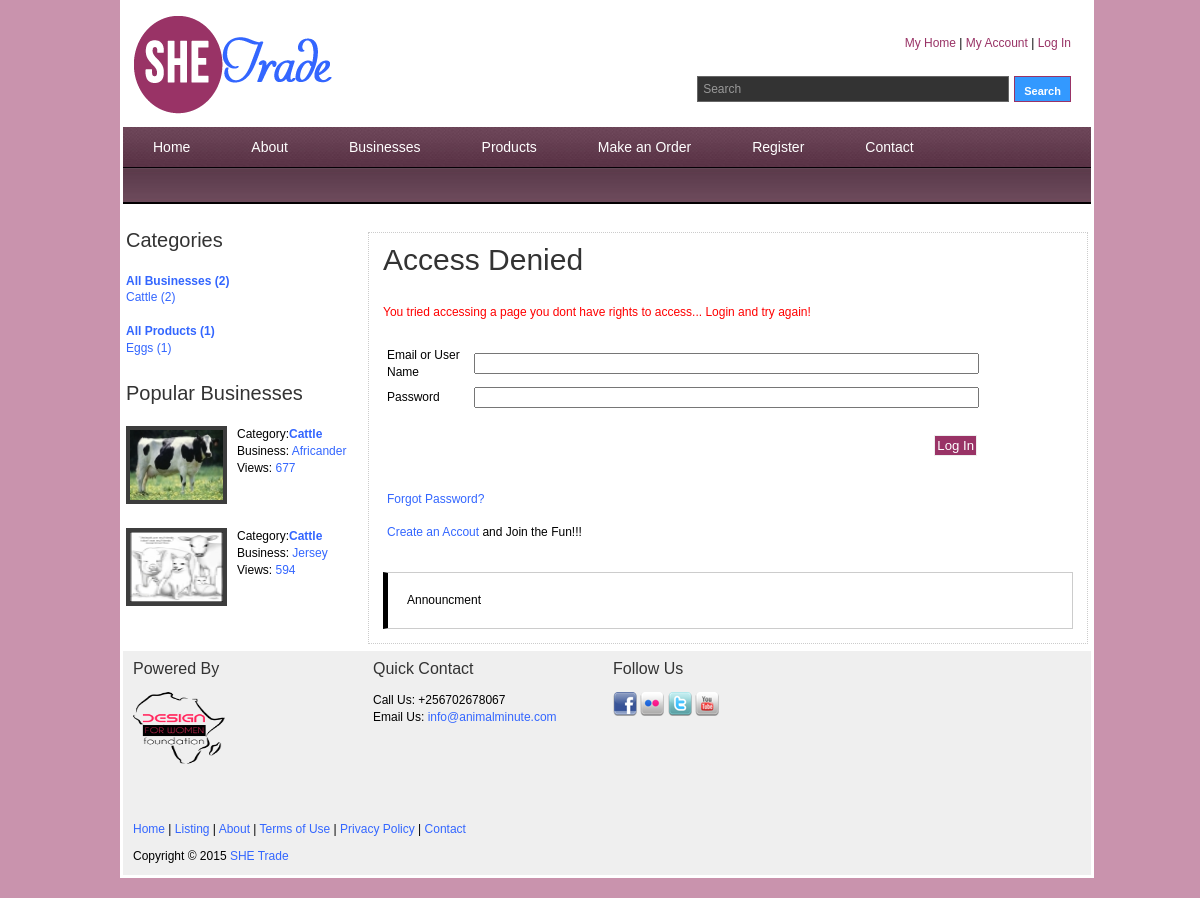
Screenshot of /login.php?member with the database file from the repository.
### tables this page shows
CREATE TABLE IF NOT EXISTS `animal` (
  `Animals_ID` int(10) NOT NULL AUTO_INCREMENT,
  `Animal` varchar(250) NOT NULL,
  `Breed` varchar(250) NOT NULL,
  `Date_of_Birth` date NOT NULL,
  `Parentage` varchar(250) NOT NULL,
  `Color` varchar(300) NOT NULL,
  `Vaccinated` varchar(10) NOT NULL,
  `Registered` varchar(10) NOT NULL,
  `Trained` varchar(10) NOT NULL,
  `Weight` varchar(10) NOT NULL,
  `Purpose` text NOT NULL,
  `Location` varchar(250) NOT NULL,
  `Country` varchar(250) NOT NULL DEFAULT 'Uganda',
  `Price` varchar(25) NOT NULL,
  `Sale_Type` varchar(12) NOT NULL,
  `Description` text NOT NULL,
  `Image_1` varchar(50) NOT NULL,
  `Image_1_Thumb` varchar(50) NOT NULL,
  `Image_2` varchar(50) NOT NULL,
  `Image_2_Thumb` varchar(50) NOT NULL,
  `Image_3` varchar(50) NOT NULL,
  `Image_3_Thumb` varchar(50) NOT NULL,
  `Views` int(10) NOT NULL,
  `Verified` varchar(3) NOT NULL DEFAULT 'No',
  `Added_By` int(10) NOT NULL,
  `Member_Type` varchar(12) NOT NULL DEFAULT 'User',
  PRIMARY KEY (`Animals_ID`)
);

CREATE TABLE IF NOT EXISTS `contacts` (
  `Contacts_ID` int(1) NOT NULL AUTO_INCREMENT,
  `Physical` text NOT NULL,
  `Postal` text NOT NULL,
  `Email` varchar(250) NOT NULL,
  `Forward_Emails_To` varchar(250) NOT NULL,
  `Phone` varchar(25) NOT NULL,
  PRIMARY KEY (`Contacts_ID`)
);

### login.php (the view, shortened to what this page needs)
<?php session_start(); require "_con.php"; error_reporting(0); ?>
<!DOCTYPE html PUBLIC "-//W3C//DTD XHTML 1.0 Transitional//EN" "http://www.w3.org/TR/xhtml1/DTD/xhtml1-transitional.dtd">
<html xmlns="http://www.w3.org/1999/xhtml">
<head>
<link href="css/templatemo_style.css" rel="stylesheet" type="text/css" />
<link rel="stylesheet" type="text/css" href="css/ddsmoothmenu.css" />
</head>
<body>
<div id="templatemo_wrapper">
<table width="974" border="0" bgcolor="#FFFFFF">
  <tr>
    <td width="188"><div id="templatemo_header">
      <div class="cleaner">
        <table width="954" border="0" align="left">
          <tr>
            <td width="6">&nbsp;</td>
            <td width="915"><div id="site_title">
              <h1><a href="http://www.mediaminute.net/shetrade">She Trade | All about Women owned Businesses and More</a></h1>
            </div></td>
            <td width="915"><table width="439" border="0" align="right">
              <tr>
                <td width="387"><div id="header_right"><a href="home.php">My Home</a>&nbsp;|&nbsp;<a href="account.php">My Account</a>&nbsp;|&nbsp;<?php if(isset($_SESSION['Member_ID'])){echo "<a href=\"login.php?logout\">Log Out</a>";}else{echo "<a href=\"login.php\">Log In</a>";}?></div></td>
              </tr>
              <tr>
                <td>&nbsp;</td>
              </tr>
              <tr>
                <td><div id="templatemo_search">
                  <form action="#" method="get">
                    <input type="text" value="Search" name="keyword" id="keyword" title="keyword" onfocus="clearText(this)" onblur="clearText(this)" class="txt_field" />
                    <input type="submit" name="Search" value=" Search " alt="Search" id="searchbutton" title="Search" class="sub_btn"  />
                  </form>
                </div></td>
              </tr>
            </table></td>
          </tr>
        </table>
        <p>&nbsp;</p>
      </div>
    </div></td>
  </tr>
  <tr>
    <td></td>
  </tr>
  <tr>
    <td><div  id="templatemo_menu">
      <div id="top_nav" class="ddsmoothmenu">
          <ul >
          <li><a href="index.php">Home</a></li>
           <li><a href="about.php" >About</a></li>
	  <?php
      $Total_Animals = "SELECT Animals_ID FROM animal WHERE Verified='Yes'";
      $Total_Animals_Results = mysql_query($Total_Animals);
      $All_Animals=mysql_num_rows($Total_Animals_Results);
      if($All_Animals!=0){
          echo "<li class=\"level0 nav-2 parent\" id=\"nav\"> <a href=\"listing.php?business\"><span>Businesses</span></a>";
        echo "</li>";
      }
      $Total_Products = "SELECT Product_ID FROM product WHERE Verified='Yes'";
      $Total_Products_Results = mysql_query($Total_Products);
      $All_Products=mysql_num_rows($Total_Products_Results);
      if($All_Products){
        echo "<li class=\"level0 nav-2 parent\" id=\"nav\"> <a href=\"listing.php?product\"><span>Products</span></a>";
        echo "</li>";
      }
	  ?>
      <li><a href="booking.php">Make an Order</a>
                </li>
      <?php
	  	if(!isset($_SESSION['Member_ID'])){
			echo "<li><a href=\"register.php\" >Register</a></li>";
		}
      ?>
      <li><a href="contact.php" >Contact</a><br style="clear: left" />
      </li>
          </ul>
      </div>
      <br />
      <div id="menu_second_bar">
      </div>
    </div></td>
  </tr>
  <tr>
    <td>&nbsp;</td>
  </tr>
  <tr>
    <td><table width="723" border="0" align="right" bgcolor="#FFFFFF">
      <tr>
        <td width="722"><div id="content" class="float_r">
        <div>
        	<?php
			if(isset($_GET['unsuccessful'])){
				echo "<h1>Login Unsuccessful</h1>";
				echo "<alart>Login Unsuccessful... Please check your Email and/or Password and try again!</alart>";
			}elseif(isset($_GET['member'])){
				echo "<h1>Access Denied</h1>";
				echo "<alart>You tried accessing a page you dont have rights to access... Login and try again!</alart>";
			}elseif(isset($_GET['home'])){
				echo "<h1>Login Or <a href=\"register.php\">Create Account</a></h1>";
				echo "<alart>Login or <a href=\"register.php\">Create your Free Account</a> to access your Home Page</alart>";
			}elseif(isset($_GET['account'])){
				echo "<h1>Login Or <a href=\"register.php\">Create Account</a></h1>";
				echo "<alart>Login or <a href=\"register.php\">Create your Free Account</a> to access your Account</alart>";
			}else{
				echo "<h1>Login</h1>";
				echo "<p>Welcome to She Trade the one stop center for Women owned Businesses. Login or Create an account to view, connect and share fun with   your Women traders.</p>";
			}
            ?>
            <br />
            <form action="login.php" method="post">
            <table width="600" border="0" cellpadding="2" cellspacing="2">
              <tr>
                <td width="218"><strong>&nbsp;</strong></td>
                <td width="368">&nbsp;</td>
                </tr>
              <tr>
                <td>Email or User Name</td>
                <td><label for="username"></label>
                  <input name="username" type="text" id="username" size="60" /></td>
                </tr>
              <tr>
                <td>Password</td>
                <td><label for="password"></label>
                  <input name="password" type="password" id="password" size="60" /></td>
                </tr>
              <tr>
                <td height="64">&nbsp;</td>
                <td><input name="button" type="submit" class="download" id="button" value="Log In" /></td>
                </tr>
              <tr>
                <td height="64" colspan="2"><a href="">Forgot Password?</a><br /><br /><a href="register.php">Create an Accout</a> and Join the Fun!!!</td>
                </tr>
              </table>
              </form>
            </div>
            	<blockquote>Announcment</blockquote>
            </div>
		</td>
      </tr>
    </table>
      <table width="230" border="0" align="left">
        <tr>
          <td><h3>Categories<br />
          </h3></td>
        </tr>
        <tr>
          <td><?php
        if($All_Animals!=0){
          echo "<a href=\"listing.php?Business\"><strong>All Businesses ($All_Animals)</strong></a><br />";
          $Animal_Count_SQL="SELECT `Animal`, COUNT(*) as Animal_Number FROM `animal` WHERE Verified='Yes' GROUP BY `Animal` ORDER BY Animal ASC";
          $Animal_Count_Results = mysql_query($Animal_Count_SQL, $conn);
          $Animal_Count_Found = mysql_num_rows($Animal_Count_Results);
          if($Animal_Count_Found!=0){
            while ($Animal_Count_Array = mysql_fetch_array($Animal_Count_Results)) {
                $Menu_Animal = $Animal_Count_Array['Animal'];
                $Menu_Animal_Number = $Animal_Count_Array['Animal_Number'];
                echo "<a href=\"listing.php?animal=$Menu_Animal\">$Menu_Animal ($Menu_Animal_Number)</a><br />";
            }
          }
      	}
		echo "<br />";
		if($All_Products){
			echo "<a href=\"listing.php?product\"><strong>All Products ($All_Products)</strong></a><br />";
		  	$Product_Count_SQL="SELECT `Product`, COUNT(*) as Product_Number FROM `product` WHERE Verified='Yes' GROUP BY `Product` ORDER BY Animal ASC";
		  	$Product_Count_Results = mysql_query($Product_Count_SQL, $conn);
		  	$Product_Count_Found = mysql_num_rows($Product_Count_Results);
			if($Product_Count_Found!=0){
			while ($Product_Count_Array = mysql_fetch_array($Product_Count_Results)) {
				$Menu_Product = $Product_Count_Array['Product'];
				$Menu_Product_Number = $Product_Count_Array['Product_Number'];
				echo "<a href=\"listing.php?product=$Menu_Product\">$Menu_Product ($Menu_Product_Number)</a><br />";
			}
		  	}
		}
		?></td>
        </tr>
        <tr>
          <td>&nbsp;</td>
        </tr>
        <tr>
          <td><div class="fb-like-box" data-href="http://www.facebook.com/dwfoundationafrica" data-width="230" data-height="335" data-show-faces="true" data-stream="false" data-header="false"></div></td>
        </tr>
      <?php
      	$Popular_SQL = "SELECT Animals_ID, Animal, Breed, Price, Image_1_Thumb, Views FROM animal WHERE Verified='Yes' ORDER BY Views DESC LIMIT 0, 3";
        $Popular_Result = mysql_query($Popular_SQL, $conn) or die(mysql_error());
        $Popular_3=mysql_num_rows($Popular_Result);
        if($Popular_3>0){
			echo "<tr>";
			echo "<td><h3>Popular Businesses </h3></td>";
			echo "</tr>";
            while ($newArray = mysql_fetch_array($Popular_Result)) {
                        $Animals_ID=$newArray['Animals_ID'];
                        $Animal = $newArray['Animal'];
                        $Breed = $newArray['Breed'];
                        $Image_1_Thumb = $newArray['Image_1_Thumb'];
                        $Views = $newArray['Views'];
				if ($Animals_ID!=""){
					echo "<tr>";
					echo "<td>";
					echo "<div class=\"bs_box\"> <a href=\"details.php?animal=$Animals_ID\"><img src=\"$Image_1_Thumb\" width=\"93\" height=\"70\" alt=\"Image\" /></a>";
					echo "Category:<a href=\"details.php?animal=$Animals_ID\"><strong>$Animal</strong></a><br />";
					echo "Business: <a href=\"details.php?animal=$Animals_ID\">$Breed</a><br />";
					echo "Views: <a href=\"details.php?animal=$Animals_ID\">$Views</a><br />";
					echo "</div>";
					echo "</td>";
					echo "</tr>";
				}
            }
        }
        ?>
      </table></td>
  </tr>
  <tr>
    <td><div id="templatemo_footer">
      <div id="templatemo_footer2">
        <div class="col one_fourth">
          <h4>Powered By</h4>
          <p><img src="images/greentagcolor.png" alt="Green Tag Africa" width="92" height="72" class="imgage-with-frame" /></p>
        </div>
        <div class="col one_fourth">
          <h4>Quick Contact</h4>
          <?php
            $Contact_Sql = "SELECT Email, Phone FROM contacts WHERE Contacts_ID=1";
            $result = mysql_query($Contact_Sql, $conn) or die(mysql_error());
            $newArray = mysql_fetch_array($result);
            $Phone = $newArray['Phone'];
            $Email = $newArray['Email'];
            ?>
          <div class="toolfree_area">
            <div class="call_free"><span class="callus">Call Us: </span> <span class="callno"><?php echo $Phone; ?></span></div>
            <div class="bookmark">Email Us: <a href="mailto: <?php echo $Email; ?>"><?php echo $Email; ?></a></div>
          </div>
        </div>
        <div class="col one_fourth no_margin_right">
          <h4>Follow Us</h4>
          <div class="footer_social_button"> <a href="http://www.facebook.com/animalminute"><img src="images/facebook.png" title="facebook" alt="Facebook" /></a> <a href="#"><img src="images/flickr.png" title="flickr" alt="flickr" /></a> <a href="#"><img src="images/twitter.png" title="twitter" alt="Twitter" /></a> <a href="#"><img src="images/youtube.png" title="youtube" alt="Youtube" /></a></div>
        </div>
      </div>
      <p>&nbsp; </p>
      <p><a href="index.php">Home</a> | <a href="listing.php">Listing</a> | <a href="about.php">About</a> | <a href="terms.php">Terms of Use</a> | <a href="privacy.php">Privacy Policy</a> | <a href="contact.php">Contact</a></p>
      Copyright © 2015 <a href="#">SHE Trade</a></div></td>
  </tr>
</table>
</div>
</body>
</html>

### css/templatemo_style.css (style rules this page uses)
body { margin: 0; padding: 0; color: #000; font-family: Tahoma, Geneva, sans-serif; font-size: 12px; line-height: 1.4em; background-color: #2e2e2e; background-repeat: repeat; background-image: url(../images/templatemo_body.jpg) }
a, a:link, a:visited { color: #36f; font-weight: normal; text-decoration: none; }
p { margin: 0 0 10px 0; padding: 0; }
alart { color:#F00; text-align:center; }
img { border: none; }
.download , a:visited.download { float:right; display:block; padding: 2px; font-size: 1.1em; color: #fff; margin: 2px; border:1px solid #eee; background-color: #936; background-image: none; background-repeat: no-repeat; background-position: 9px 0.8em; }
blockquote { border: 1px solid #ccc; border-left: 5px solid #000; padding: 19px; margin: 20px 0 0 0; }
h1, h2, h3, h4, h5, h6 { color: #333; font-weight: normal; }
h1 { font-size: 30px; margin: 0 0 30px; padding: 5px 0; }
h3 { font-size: 20px; margin: 0 0 20px; padding: 0; }
h4 { font-size: 16px; margin: 0 0 15px; padding: 0; }
.cleaner { clear: both }
.float_r { float: right }
#templatemo_wrapper { width: 960px; margin: 0 auto; padding: 0 10px 10px; }
#templatemo_header { width: 100%; background-color: #FFF; height: 100px; padding-top: 10px; padding-right: 0; padding-bottom: 4px; padding-left: 0; }
#templatemo_menu { width: 100%; height: 77px; margin-bottom: 0px; background: url(../images/templatemo_menu.jpg) repeat-x }
#content { width: 680px; background: #fff; border: 1px dotted #ccc; padding: 14px; }
#templatemo_footer { width: 920px; text-align: center; padding: 9px 19px; background: #121212; border: 1px solid #3a3a3a }
#site_title { float: left; height: 100px; }
#site_title h1 { margin: 0; padding: 0; }
#site_title h1 a { display: block; width: 300px; height: 100px; font-size: 12px; text-indent: -10000px; color: #999; text-align: left; background: url(../images/templatemo_logo.png) no-repeat top left; }
#header_right { float: right; margin-top: 5px; }
#header_right a { color: #936; }
#menu_second_bar { padding: 5px 10px; }
#templatemo_search { float: right; width: auto; }
#templatemo_search form { margin: 0; padding: 0; }
#templatemo_search .txt_field { float: left; display: block; margin-right: 5px; height: 24px; line-height: 24px; width: 300px; color: #999; font-size: 12px; padding: 0 5px; font-variant: normal; border: 1px solid #666; background: #333; }
#templatemo_search .sub_btn { float: right; display: block; color: #fff; height: 26px; font-size: 11px; font-weight: 700; line-height: 26px; cursor: pointer; border: 1px solid #936; background-color: #39f; }
.bs_box { clear: both; margin-bottom: 20px }
.bs_box img { float: left; margin-right: 10px; border: 4px solid #3d3d3d }
.no_margin_right { margin-right: 0; }
#templatemo_footer { width: auto; padding: 10px; color: #000; background-color: #efefef; text-align: left; border-top-width: 0px; border-right-width: 0px; border-bottom-width: 0px; border-left-width: 0px; border-top-style: none; margin-top: 0; margin-right: auto; margin-bottom: 0; margin-left: auto; }
.col { float: left; margin: 0 20px 20px 0; }
#content, .two-third { width: 690px; }
.one_fourth { width: 220px; }

### css/ddsmoothmenu.css (style rules this page uses)
.ddsmoothmenu ul { z-index:100; margin: 0; padding: 0; list-style-type: none; }
.ddsmoothmenu ul li { position: relative; display: inline; float: left; }
.ddsmoothmenu ul li a { display: block; padding: 0 30px; height: 40px; line-height: 40px; margin-right: 1px; font-size: 14px; color: #fff; text-decoration: none; font:"Palatino Linotype", "Book Antiqua", Palatino, serif; outline: none; text-align: center; background: url(images/templatemo_menu_divider.png) right center no-repeat }

### rows the page displays
animal: Image_1_Thumb (picture), Animal "Cattle", Breed "Africander", Views "677"
animal: Image_1_Thumb (picture), Animal "Cattle", Breed "Jersey", Views "594"
contacts: Phone "+256702678067", Email "info@animalminute.com"

### other values shown
$All_Animals "2"
$Menu_Animal "Cattle"
$Menu_Animal_Number "2"
$All_Products "1"
$Menu_Product "Eggs"
$Menu_Product_Number "1"
